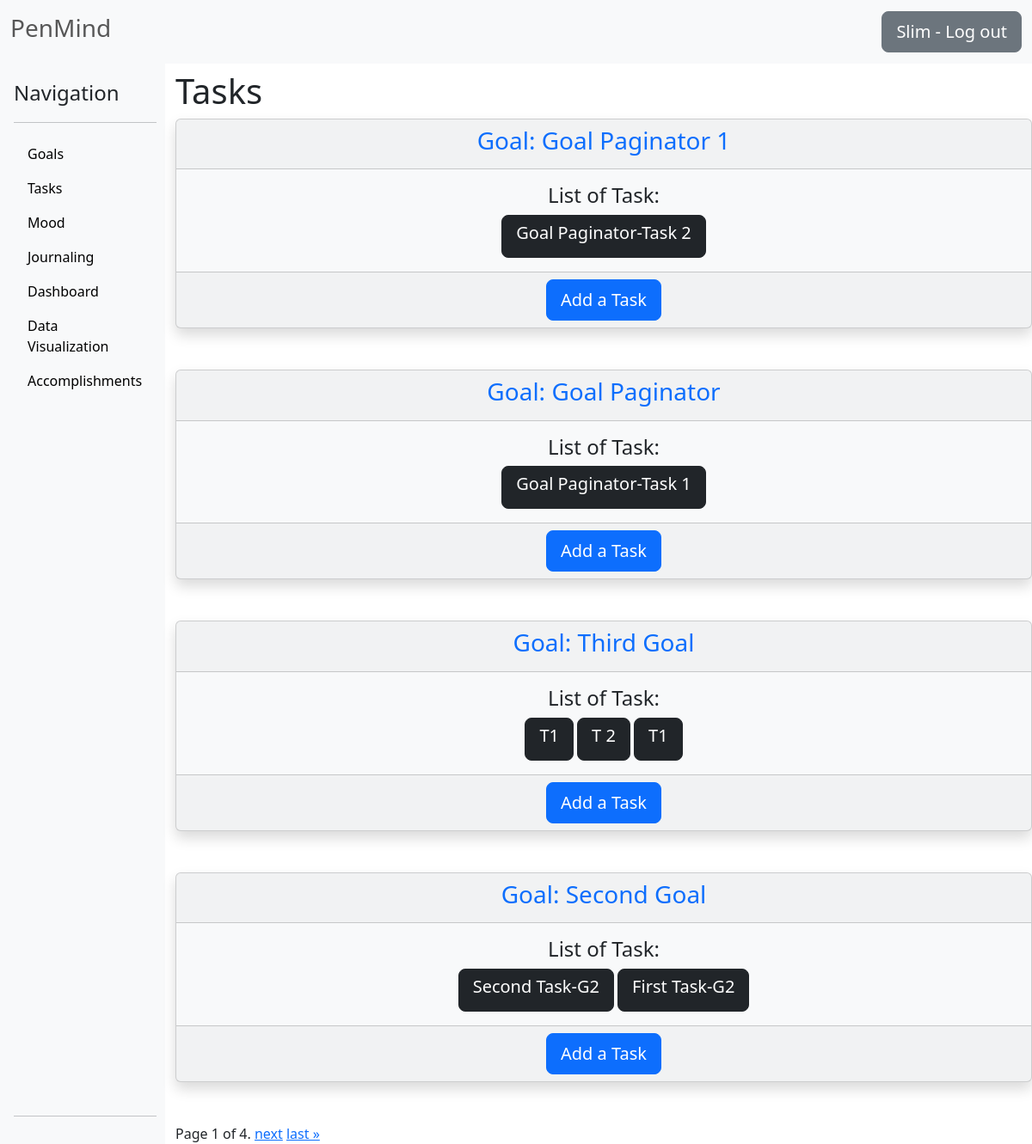
Screenshot of /todos/ (signed in) with the database file from the repository.
### Endeavors/models.py (models this page shows)
class Endeavor(models.Model):
    author = models.ForeignKey(User, on_delete=models.CASCADE)
    title = models.CharField(max_length=100, null=True)
    start_date = models.DateField(null=True)
    def __str__(self):
        return self.title
    class Meta:
        ordering = ["-id"]

### To_Do/models.py (models this page shows, shortened)
class Task(models.Model):
    goal = models.ForeignKey(Endeavor, on_delete=models.CASCADE, null=True, related_name="todo_tasks")
    title = models.CharField(max_length=200, null=True)
    description = models.TextField(null=True, blank=True)
    starting_time = models.DateTimeField()
    completed = models.BooleanField(default=False, null=True, blank=True)

### To_Do/views.py (the view)
# urls.py: path('todos/', TaskListView.as_view(), name='todos'),
class TaskListView(ListView):
    model = Task
    template_name = "To_Do/to_do.html"
    ordering = ["-id"]
    paginate_by = 3
    def get_context_data(self, **kwargs):
        context = super().get_context_data(**kwargs)
        context["programs"] = Endeavor.objects.filter(author=self.request.user)
        context["tasks"] = Task.objects.filter(goal__author=self.request.user)
        return context

### To_Do/templates/To_Do/to_do.html (shortened to what this page needs)
{% extends "Journaling/base.html" %}
{% block content %}
<h1 class="text ml-4 mt-2 text-dark">Tasks</h1>
{% if programs %}
    {% for program in programs %}
        <div class="card text-center mb-5 shadow bg-light">
            <div class="card-header text-primary">
                <h3 class="text-center">Goal: {{ program|title }}</h3>
            </div>
            <div class="card-body">
                {% if tasks %}
                <h4 class="card-title">List of Task:</h4>
                    {% for task in tasks %}
                        {% if program == task.goal %}
                            <a class="btn btn-dark btn-lg" href="{% url 'detail_todo' task.pk %}">
                                <h5 class="card-title">{{ task.title|title }}</h5>
                            </a>
                        {% endif %}
                    {% endfor %}
                {% else %}
                    <h4 class="card-title">No Task Yet!</h4>
                {% endif %}
            </div>
            <div class="card-footer">
                <a href="{% url 'create_todo' program=program %}" class="btn btn-primary btn-lg">Add a Task</a>
            </div>
        </div>
    {% endfor %}
    <div class="pagination">
        <span class="step-links">
            <span class="current">
                Page {{ page_obj.number }} of {{ page_obj.paginator.num_pages }}.
            </span>
            {% if page_obj.has_next %}
                <a href="?page={{ page_obj.next_page_number }}">next</a>
                <a href="?page={{ page_obj.paginator.num_pages }}">last &raquo;</a>
            {% endif %}
        </span>
    </div>
{% endif %}
{% endblock content %}

### Journaling/templates/Journaling/base.html (shortened to what this page needs)
<!DOCTYPE html>
<html lang="en">
<head>
<link href="https://cdn.jsdelivr.net/npm/bootstrap@5.3.0/dist/css/bootstrap.min.css"
      rel="stylesheet"
>
</head>
<body style="background-color:lightgrey;">
<nav class="navbar bg-body-tertiary">
    <div class="container-fluid">
        <span class="navbar-text text-tertiary"><h3>PenMind</h3></span>
        <span><a class="btn btn-secondary btn-lg" href="{% url 'logout' %}" href="{% url 'logout' %}">{{ user.username.title }} - Log out</a></span>
    </div>
</nav>
<div class="row">
    <div class="col-2">
        <div class="d-flex flex-column flex-shrink-0 p-3 bg-body-tertiary h-100" style="width: 110%;">
            <span class="fs-4">Navigation</span>
            <hr>
            <ul class="nav nav-pills flex-column mb-auto">
                <li><a href="{% url 'list_endeavor' %}" class="nav-link link-body-emphasis">Goals</a></li>
                <li><a href="{% url 'todos' %}" class="nav-link link-body-emphasis">Tasks</a></li>
                <li><a href="{% url 'mood' %}" class="nav-link link-body-emphasis">Mood</a></li>
                <li><a href="{% url 'journal' %}" class="nav-link link-body-emphasis">Journaling</a></li>
                <li><a href="{% url 'profile' %}" class="nav-link link-body-emphasis">Dashboard</a></li>
                <li><a href="{% url 'data' %}" class="nav-link link-body-emphasis">Data Visualization</a></li>
                <li><a href="{% url 'done' %}" class="nav-link link-body-emphasis">Accomplishments</a></li>
            </ul>
            <hr>
        </div>
    </div>
    <div style="background: white"class="col">
        {% block content %}
        {% endblock %}
    </div>
</div>
</body>
</html>

### rows the page displays
Endeavor: title "Goal Paginator 1"
Task: title "Goal Paginator-Task 2"
Endeavor: title "Goal Paginator"
Task: title "Goal Paginator-Task 1"
Endeavor: title "Third Goal"
Task: title "T1"
Task: title "T 2"
Task: title "T1"
Endeavor: title "Second Goal"
Task: title "Second Task-G2"
Task: title "First Task-G2"

### other values shown
{{ user.username.title }} "Slim"
{{ page_obj.number }} "1"
{{ page_obj.paginator.num_pages }} "4"
